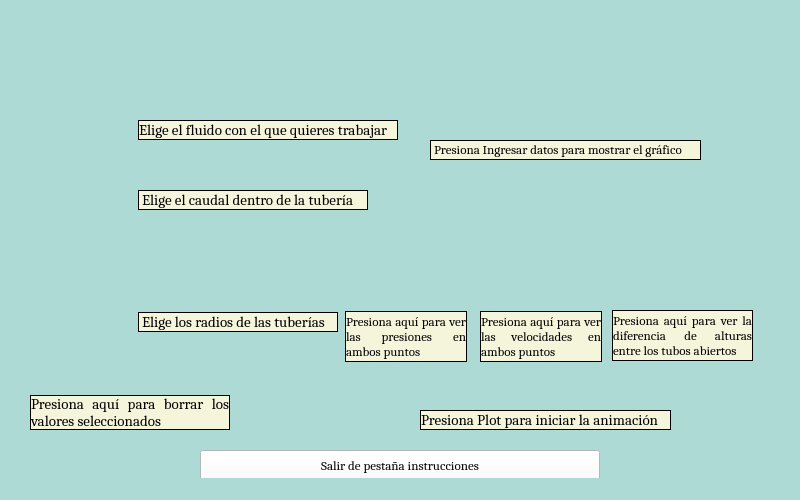
<?xml version="1.0" encoding="UTF-8"?>
<ui version="4.0">
 <class>Instrucciones</class>
 <widget class="QMainWindow" name="Instrucciones">
  <property name="geometry">
   <rect>
    <x>0</x>
    <y>0</y>
    <width>800</width>
    <height>500</height>
   </rect>
  </property>
  <property name="minimumSize">
   <size>
    <width>500</width>
    <height>320</height>
   </size>
  </property>
  <property name="windowTitle">
   <string>Instruciones</string>
  </property>
  <property name="styleSheet">
   <string notr="true">background-color: #ADDAD5</string>
  </property>
  <widget class="QWidget" name="centralwidget">
   <widget class="QLabel" name="label">
    <property name="geometry">
     <rect>
      <x>138</x>
      <y>312</y>
      <width>200</width>
      <height>20</height>
     </rect>
    </property>
    <property name="font">
     <font>
      <family>Cambria</family>
      <pointsize>11</pointsize>
     </font>
    </property>
    <property name="styleSheet">
     <string notr="true">background-color: #f5f5dc</string>
    </property>
    <property name="frameShape">
     <enum>QFrame::Box</enum>
    </property>
    <property name="text">
     <string>Elige los radios de las tuberías</string>
    </property>
    <property name="alignment">
     <set>Qt::AlignLeading|Qt::AlignLeft|Qt::AlignVCenter</set>
    </property>
    <property name="wordWrap">
     <bool>true</bool>
    </property>
    <property name="margin">
     <number>1</number>
    </property>
   </widget>
   <widget class="QLabel" name="label_2">
    <property name="geometry">
     <rect>
      <x>138</x>
      <y>120</y>
      <width>260</width>
      <height>20</height>
     </rect>
    </property>
    <property name="font">
     <font>
      <family>Cambria</family>
      <pointsize>11</pointsize>
     </font>
    </property>
    <property name="styleSheet">
     <string notr="true">background-color: #f5f5dc</string>
    </property>
    <property name="frameShape">
     <enum>QFrame::Box</enum>
    </property>
    <property name="frameShadow">
     <enum>QFrame::Plain</enum>
    </property>
    <property name="lineWidth">
     <number>1</number>
    </property>
    <property name="text">
     <string>Elige el fluido con el que quieres trabajar</string>
    </property>
    <property name="alignment">
     <set>Qt::AlignJustify|Qt::AlignVCenter</set>
    </property>
    <property name="margin">
     <number>1</number>
    </property>
   </widget>
   <widget class="QLabel" name="label_4">
    <property name="geometry">
     <rect>
      <x>480</x>
      <y>311</y>
      <width>122</width>
      <height>51</height>
     </rect>
    </property>
    <property name="font">
     <font>
      <family>Cambria</family>
      <pointsize>10</pointsize>
     </font>
    </property>
    <property name="styleSheet">
     <string notr="true">background-color: #f5f5dc</string>
    </property>
    <property name="frameShape">
     <enum>QFrame::Box</enum>
    </property>
    <property name="text">
     <string>Presiona aquí para ver las velocidades en ambos puntos</string>
    </property>
    <property name="scaledContents">
     <bool>true</bool>
    </property>
    <property name="alignment">
     <set>Qt::AlignJustify|Qt::AlignVCenter</set>
    </property>
    <property name="wordWrap">
     <bool>true</bool>
    </property>
    <property name="margin">
     <number>1</number>
    </property>
   </widget>
   <widget class="QLabel" name="label_8">
    <property name="geometry">
     <rect>
      <x>138</x>
      <y>190</y>
      <width>230</width>
      <height>20</height>
     </rect>
    </property>
    <property name="font">
     <font>
      <family>Cambria</family>
      <pointsize>11</pointsize>
     </font>
    </property>
    <property name="styleSheet">
     <string notr="true">background-color: #f5f5dc</string>
    </property>
    <property name="frameShape">
     <enum>QFrame::Box</enum>
    </property>
    <property name="text">
     <string>Elige el caudal dentro de la tubería</string>
    </property>
    <property name="alignment">
     <set>Qt::AlignLeading|Qt::AlignLeft|Qt::AlignVCenter</set>
    </property>
    <property name="wordWrap">
     <bool>true</bool>
    </property>
    <property name="margin">
     <number>1</number>
    </property>
   </widget>
   <widget class="QLabel" name="label_9">
    <property name="geometry">
     <rect>
      <x>420</x>
      <y>410</y>
      <width>251</width>
      <height>20</height>
     </rect>
    </property>
    <property name="font">
     <font>
      <family>Cambria</family>
      <pointsize>11</pointsize>
     </font>
    </property>
    <property name="styleSheet">
     <string notr="true">background-color: #f5f5dc</string>
    </property>
    <property name="frameShape">
     <enum>QFrame::Box</enum>
    </property>
    <property name="text">
     <string>Presiona Plot para iniciar la animación</string>
    </property>
    <property name="scaledContents">
     <bool>true</bool>
    </property>
    <property name="alignment">
     <set>Qt::AlignJustify|Qt::AlignVCenter</set>
    </property>
    <property name="wordWrap">
     <bool>true</bool>
    </property>
    <property name="margin">
     <number>1</number>
    </property>
   </widget>
   <widget class="QLabel" name="label_5">
    <property name="geometry">
     <rect>
      <x>345</x>
      <y>311</y>
      <width>122</width>
      <height>51</height>
     </rect>
    </property>
    <property name="font">
     <font>
      <family>Cambria</family>
      <pointsize>10</pointsize>
     </font>
    </property>
    <property name="styleSheet">
     <string notr="true">background-color: #f5f5dc</string>
    </property>
    <property name="frameShape">
     <enum>QFrame::Box</enum>
    </property>
    <property name="text">
     <string>Presiona aquí para ver las presiones en ambos puntos</string>
    </property>
    <property name="scaledContents">
     <bool>true</bool>
    </property>
    <property name="alignment">
     <set>Qt::AlignJustify|Qt::AlignVCenter</set>
    </property>
    <property name="wordWrap">
     <bool>true</bool>
    </property>
    <property name="margin">
     <number>1</number>
    </property>
   </widget>
   <widget class="QLabel" name="label_7">
    <property name="geometry">
     <rect>
      <x>30</x>
      <y>395</y>
      <width>200</width>
      <height>35</height>
     </rect>
    </property>
    <property name="font">
     <font>
      <family>Cambria</family>
      <pointsize>11</pointsize>
     </font>
    </property>
    <property name="styleSheet">
     <string notr="true">background-color: #f5f5dc</string>
    </property>
    <property name="frameShape">
     <enum>QFrame::Box</enum>
    </property>
    <property name="text">
     <string>Presiona aquí para borrar los valores seleccionados</string>
    </property>
    <property name="alignment">
     <set>Qt::AlignJustify|Qt::AlignVCenter</set>
    </property>
    <property name="wordWrap">
     <bool>true</bool>
    </property>
    <property name="margin">
     <number>1</number>
    </property>
   </widget>
   <widget class="QLabel" name="label_10">
    <property name="geometry">
     <rect>
      <x>430</x>
      <y>140</y>
      <width>271</width>
      <height>20</height>
     </rect>
    </property>
    <property name="font">
     <font>
      <family>Cambria</family>
      <pointsize>10</pointsize>
     </font>
    </property>
    <property name="styleSheet">
     <string notr="true">background-color: #f5f5dc</string>
    </property>
    <property name="frameShape">
     <enum>QFrame::Box</enum>
    </property>
    <property name="text">
     <string>Presiona Ingresar datos para mostrar el gráfico</string>
    </property>
    <property name="margin">
     <number>1</number>
    </property>
   </widget>
   <widget class="QLabel" name="label_6">
    <property name="geometry">
     <rect>
      <x>50</x>
      <y>20</y>
      <width>700</width>
      <height>437</height>
     </rect>
    </property>
    <property name="text">
     <string/>
    </property>
    <property name="pixmap">
     <pixmap>../Imagenes/pantallazo.jpeg</pixmap>
    </property>
    <property name="scaledContents">
     <bool>true</bool>
    </property>
   </widget>
   <widget class="QPushButton" name="volver_menu">
    <property name="geometry">
     <rect>
      <x>200</x>
      <y>450</y>
      <width>400</width>
      <height>31</height>
     </rect>
    </property>
    <property name="font">
     <font>
      <family>Cambria</family>
      <pointsize>10</pointsize>
     </font>
    </property>
    <property name="styleSheet">
     <string notr="true">background-color: #ffffff</string>
    </property>
    <property name="text">
     <string>Salir de pestaña instrucciones</string>
    </property>
   </widget>
   <widget class="QLabel" name="label_11">
    <property name="geometry">
     <rect>
      <x>612</x>
      <y>310</y>
      <width>141</width>
      <height>51</height>
     </rect>
    </property>
    <property name="font">
     <font>
      <family>Cambria</family>
      <pointsize>10</pointsize>
     </font>
    </property>
    <property name="styleSheet">
     <string notr="true">background-color: #f5f5dc</string>
    </property>
    <property name="frameShape">
     <enum>QFrame::Box</enum>
    </property>
    <property name="text">
     <string>Presiona aquí para ver la diferencia de alturas entre los tubos abiertos</string>
    </property>
    <property name="scaledContents">
     <bool>true</bool>
    </property>
    <property name="alignment">
     <set>Qt::AlignJustify|Qt::AlignVCenter</set>
    </property>
    <property name="wordWrap">
     <bool>true</bool>
    </property>
    <property name="margin">
     <number>1</number>
    </property>
   </widget>
   <zorder>label_6</zorder>
   <zorder>label</zorder>
   <zorder>label_2</zorder>
   <zorder>label_4</zorder>
   <zorder>label_8</zorder>
   <zorder>label_9</zorder>
   <zorder>label_5</zorder>
   <zorder>label_7</zorder>
   <zorder>label_10</zorder>
   <zorder>volver_menu</zorder>
   <zorder>label_11</zorder>
  </widget>
  <widget class="QStatusBar" name="statusbar"/>
 </widget>
 <resources/>
 <connections/>
</ui>
